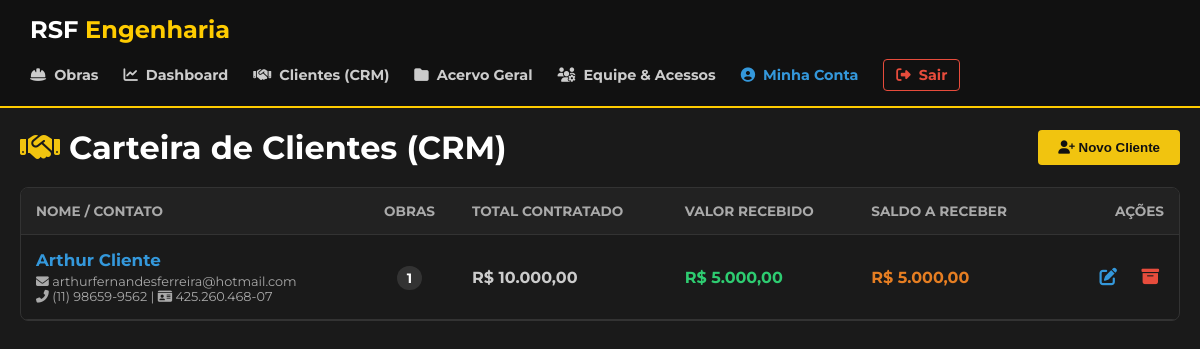
Before: /portal/clientes.php (signed in) with the older database file.
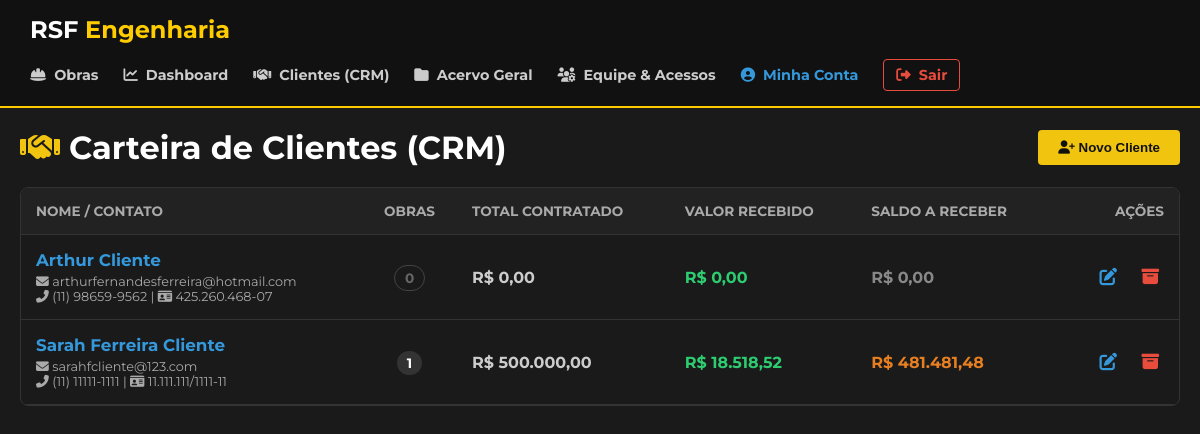
After: the same page with the newer database file.
### tables this page shows
CREATE TABLE `clientes` (
  `id` int(11) NOT NULL,
  `nome` varchar(255) NOT NULL,
  `documento` varchar(20) DEFAULT NULL,
  `telefone` varchar(20) DEFAULT NULL,
  `email` varchar(255) DEFAULT NULL,
  `senha` varchar(255) DEFAULT NULL,
  `status` enum('Ativo','Arquivado') DEFAULT 'Ativo',
  `criado_em` timestamp NOT NULL DEFAULT current_timestamp()
);

### portal/clientes.php (the view, shortened to what this page needs)
<?php
require_once 'scripts/conexao.php';
$clientes = [];
try {
    $sql_lista = "SELECT c.*,
                 (SELECT COUNT(*) FROM projetos WHERE cliente_id = c.id) as total_obras,
                 (SELECT SUM(valor) FROM projetos WHERE cliente_id = c.id) as valor_total_contratado,
                 (SELECT SUM(r.valor) FROM recebimentos r INNER JOIN projetos p ON r.projeto_id = p.id WHERE p.cliente_id = c.id AND r.status = 'Ativo') as valor_total_pago
                 FROM clientes c
                 WHERE c.status = 'Ativo'
                 ORDER BY c.nome ASC";
    $stmt = $pdo->query($sql_lista);
    $clientes = $stmt->fetchAll();
} catch (PDOException $e) { die("Erro ao carregar a lista de clientes."); }
?>
<!DOCTYPE html>
<html lang="pt-BR">
<head>
    <link rel="stylesheet" href="https://cdnjs.cloudflare.com/ajax/libs/font-awesome/6.4.0/css/all.min.css">
    <link rel="stylesheet" href="../styles/dashboard.css">
</head>
<body>
    <?php include 'header.php'; ?>
    <main class="container" style="max-width: 1200px; margin: 0 auto; padding: 20px;">
        <div style="display: flex; justify-content: space-between; align-items: center; margin-bottom: 20px;">
            <h1 style="margin: 0;"><i class="fas fa-handshake" style="color: #f1c40f;"></i> Carteira de Clientes (CRM)</h1>
            <button onclick="document.getElementById('modalAddCliente').style.display='flex'" style="background: #f1c40f; color: #111; border: none; padding: 10px 20px; font-weight: bold; border-radius: 4px; cursor: pointer;"><i class="fas fa-user-plus"></i> Novo Cliente</button>
        </div>
        <div class="table-wrapper">
            <table>
                <thead>
                    <tr>
                        <th>Nome / Contato</th>
                        <th style="text-align: center;">Obras</th>
                        <th>Total Contratado</th>
                        <th>Valor Recebido</th>
                        <th>Saldo a Receber</th>
                        <th style="text-align: right;">Ações</th>
                    </tr>
                </thead>
                <tbody>
                    <?php if (empty($clientes)): ?>
                        <tr><td colspan="6" style="text-align: center; color: #888; padding: 30px;">Nenhum cliente cadastrado.</td></tr>
                    <?php else: foreach ($clientes as $cli):
                        $contratado = (float)$cli['valor_total_contratado'];
                        $pago = (float)$cli['valor_total_pago'];
                        $saldo = $contratado - $pago;
                    ?>
                        <tr>
                            <td>
                                <div style="font-weight: bold; color: #3498db; font-size: 1.05rem;"><?= htmlspecialchars($cli['nome']) ?></div>
                                <div style="font-size: 0.8rem; color: #aaa; margin-top: 4px;">
                                    <i class="fas fa-envelope"></i> <?= htmlspecialchars($cli['email'] ?: 'Sem e-mail') ?> <br>
                                    <i class="fas fa-phone-alt"></i> <?= htmlspecialchars($cli['telefone'] ?: '--') ?> |
                                    <i class="fas fa-id-card"></i> <?= htmlspecialchars($cli['documento'] ?: '--') ?>
                                </div>
                            </td>
                            <td style="text-align: center;"><span class="badge-obras <?= $cli['total_obras'] == 0 ? 'badge-zero' : '' ?>"><?= $cli['total_obras'] ?></span></td>
                            <td style="color: #ccc; font-weight: bold;">R$ <?= number_format($contratado, 2, ',', '.') ?></td>
                            <td style="color: #2ecc71; font-weight: bold;">R$ <?= number_format($pago, 2, ',', '.') ?></td>
                            <td style="color: <?= $saldo > 0 ? '#e67e22' : '#888' ?>; font-weight: bold;">R$ <?= number_format(max(0, $saldo), 2, ',', '.') ?></td>
                            <td style="text-align: right; white-space: nowrap;">
                                <button class="btn-acao-sm btn-edit" title="Editar Cliente e Senha" onclick="abrirModalEdit(<?= $cli['id'] ?>, '<?= htmlspecialchars($cli['nome'], ENT_QUOTES) ?>', '<?= htmlspecialchars($cli['documento'], ENT_QUOTES) ?>', '<?= htmlspecialchars($cli['telefone'], ENT_QUOTES) ?>', '<?= htmlspecialchars($cli['email'], ENT_QUOTES) ?>')"><i class="fas fa-edit"></i></button>
                                <form method="POST" style="display:inline;" action="clientes.php">
                                    <button type="submit" class="btn-acao-sm btn-arq" title="Arquivar Cliente" onclick="return confirm('Arquivar cliente? Ele perderá acesso ao portal.');"><i class="fas fa-archive"></i></button>
                                </form>
                            </td>
                        </tr>
                    <?php endforeach; endif; ?>
                </tbody>
            </table>
        </div>
    </main>
</body>
</html>

### portal/header.php
<link rel="stylesheet" href="../styles/header.css">
<header class="topbar">
    <div class="topbar-logo">
        <a href="dashboard.php" style="text-decoration: none; color: inherit;">
            <h2>RSF <span>Engenharia</span></h2>
        </a>
    </div>
    <nav class="topbar-nav">
        <a href="lista_projetos.php"><i class="fas fa-hard-hat"></i> Obras</a>
        <?php if (isset($_SESSION['nivel_acesso']) && $_SESSION['nivel_acesso'] !== 'cliente'): ?>
            <a href="dashboard.php"><i class="fas fa-chart-line"></i> Dashboard</a>
            <a href="clientes.php"><i class="fas fa-handshake"></i> Clientes (CRM)</a>
            <a href="arquivos.php"><i class="fas fa-folder"></i> Acervo Geral</a>
        <?php endif; ?>
        <?php if (isset($_SESSION['nivel_acesso']) && $_SESSION['nivel_acesso'] === 'admin'): ?>
            <a href="gerenciar_equipe.php"><i class="fas fa-users-cog"></i> Equipe & Acessos</a>
        <?php endif; ?>
        <a href="editar_perfil.php" style="color: #3498db;"><i class="fas fa-user-circle"></i> Minha Conta</a>
        <a href="scripts/logout.php" class="btn-sair"><i class="fas fa-sign-out-alt"></i> Sair</a>
    </nav>
</header>

### styles/dashboard.css (style rules this page uses)
:root { --primary-yellow: #FFCC00; --dark-bg: #1A1A1A; --darker-bg: #111111; }
body { margin: 0; font-family: 'Montserrat', sans-serif; background-color: var(--dark-bg); color: #fff; }

### styles/header.css (style rules this page uses)
.topbar { background-color: var(--darker-bg); padding: 15px 30px; display: flex; justify-content: space-between; align-items: center; border-bottom: 2px solid var(--primary-yellow); flex-wrap: wrap; gap: 15px; }
.topbar-logo a { text-decoration: none; color: inherit; }
.topbar-logo h2 { margin: 0; font-size: 1.5rem; }
.topbar-logo span { color: var(--primary-yellow); }
.topbar-nav { display: flex; align-items: center; gap: 25px; flex-wrap: wrap; }
.topbar-nav a { color: #ccc; text-decoration: none; font-weight: 700; font-size: 0.9rem; display: flex; align-items: center; gap: 8px; transition: all 0.3s; }
.topbar-nav .btn-sair { color: #e74c3c; border: 1px solid #e74c3c; padding: 6px 12px; border-radius: 4px; }

### portal/clientes.php (style rules this page uses)
.table-wrapper { overflow-x: auto; background-color: #1a1a1a; border-radius: 8px; border: 1px solid #333; margin-top: 20px; }
table { width: 100%; border-collapse: collapse; text-align: left; }
th, td { padding: 15px; border-bottom: 1px solid #333; }
th { background-color: #222; color: #aaa; font-size: 0.85rem; text-transform: uppercase; }
.btn-acao-sm { background: none; border: none; cursor: pointer; font-size: 1.1rem; padding: 5px; transition: 0.3s; margin-left: 10px; }
.btn-edit { color: #3498db; }
.btn-arq { color: #e74c3c; }
.badge-obras { background-color: #333; padding: 4px 10px; border-radius: 20px; font-weight: bold; color: #fff; font-size: 0.85rem; }
.badge-zero { background-color: transparent; border: 1px solid #444; color: #666; }

Changed rows visible on the page:
computed for clientes "Arthur Cliente": total_obras "1" → "0"; contratado "10.000,00" → "0,00"; pago "5.000,00" → "0,00"; max(0, $saldo) "5.000,00" → "0,00"
added clientes: nome "Sarah Ferreira Cliente", email "sarahfcliente@123.com", telefone "(11) 11111-1111", documento "11.111.111/1111-11", total_obras "1", contratado "500.000,00", pago "18.518,52", max(0, $saldo) "481.481,48"
